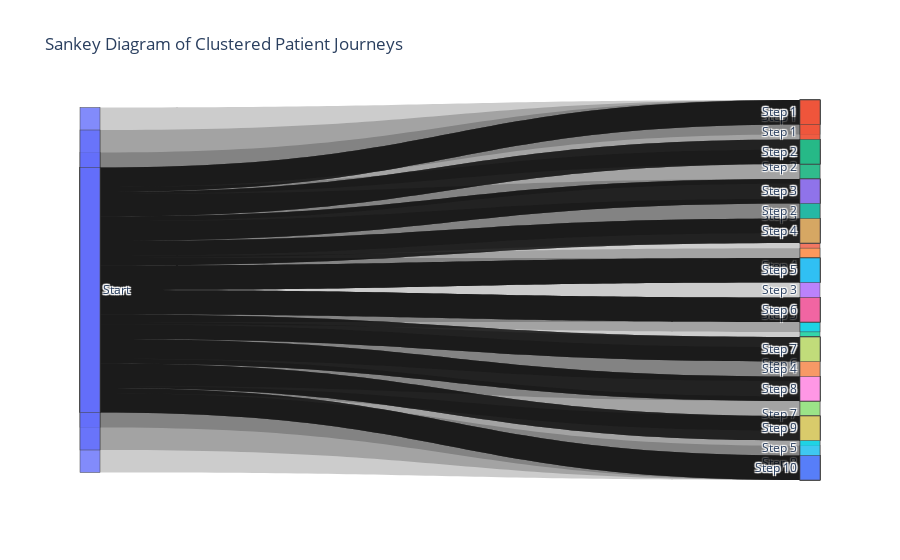

The notebook cell this image was saved under:
### Code cell
import plotly.graph_objects as go
import numpy as np

# Ensure clusters is a NumPy array of integers
clusters = np.array(clusters, dtype=int)

# Verify the number of clusters
num_clusters = len(np.unique(clusters))

trace_sentences = np.array(trace_sentences)
print(trace_sentences)

# Sample patient journey per cluster
sample_traces = {i: trace_sentences[clusters == i][:10] for i in range(num_clusters)}

# Create Sankey diagram
fig = go.Figure()
for i, (cluster, traces) in enumerate(sample_traces.items()):
    fig.add_trace(go.Sankey(
        node=dict(
            pad=15, thickness=20,
            label=['Start'] + [f'Step {j+1}' for j in range(len(traces[0].split()))]
        ),
        link=dict(
            source=[0] * len(traces),
            target=list(range(1, len(traces[0].split()) + 1)),
            value=[1] * len(traces)
        )
    ))

fig.update_layout(title_text="Sankey Diagram of Clustered Patient Journeys")
fig.show()

### Figure 1 — Plotly figure (JSON) as saved in the notebook; plotly's stock layout.template omitted (floating-point values rounded to 4 significant figures; data arrays with more than 128 entries replaced by an {"elided": "..."} marker saying what was removed)
{"data": [{"link": {"source": [0, 0], "target": [1, 2, 3, 4, 5, 6, 7, 8, 9, 10, 11, 12, 13, 14, 15, 16, 17, 18, 19, 20, 21, 22, 23, 24, 25, 26, 27, 28, 29, 30, 31, 32, 33, 34, 35, 36, 37, 38, 39, 40, 41, 42, 43, 44, 45, 46, 47, 48, 49, 50, 51, 52, 53, 54, 55, 56, 57], "value": [1, 1]}, "node": {"label": ["Start", "Step 1", "Step 2", "Step 3", "Step 4", "Step 5", "Step 6", "Step 7", "Step 8", "Step 9", "Step 10", "Step 11", "Step 12", "Step 13", "Step 14", "Step 15", "Step 16", "Step 17", "Step 18", "Step 19", "Step 20", "Step 21", "Step 22", "Step 23", "Step 24", "Step 25", "Step 26", "Step 27", "Step 28", "Step 29", "Step 30", "Step 31", "Step 32", "Step 33", "Step 34", "Step 35", "Step 36", "Step 37", "Step 38", "Step 39", "Step 40", "Step 41", "Step 42", "Step 43", "Step 44", "Step 45", "Step 46", "Step 47", "Step 48", "Step 49", "Step 50", "Step 51", "Step 52", "Step 53", "Step 54", "Step 55", "Step 56", "Step 57"], "pad": 15, "thickness": 20}, "type": "sankey"}, {"link": {"source": [0, 0, 0, 0, 0, 0, 0, 0, 0, 0], "target": [1, 2, 3, 4, 5, 6, 7, 8, 9, 10, 11, 12, 13, 14, 15, 16, 17, 18, 19, 20, 21, 22, 23, 24, 25, 26, 27, 28, 29, 30, 31, 32, 33, 34, 35, 36, 37, 38, 39, 40, 41, 42, 43, 44, 45, 46, 47, 48, 49, 50, 51, 52, 53, 54, 55, 56, 57, 58, 59, 60, 61, 62, 63, 64, 65, 66, 67, 68, 69, 70, 71, 72, 73], "value": [1, 1, 1, 1, 1, 1, 1, 1, 1, 1]}, "node": {"label": ["Start", "Step 1", "Step 2", "Step 3", "Step 4", "Step 5", "Step 6", "Step 7", "Step 8", "Step 9", "Step 10", "Step 11", "Step 12", "Step 13", "Step 14", "Step 15", "Step 16", "Step 17", "Step 18", "Step 19", "Step 20", "Step 21", "Step 22", "Step 23", "Step 24", "Step 25", "Step 26", "Step 27", "Step 28", "Step 29", "Step 30", "Step 31", "Step 32", "Step 33", "Step 34", "Step 35", "Step 36", "Step 37", "Step 38", "Step 39", "Step 40", "Step 41", "Step 42", "Step 43", "Step 44", "Step 45", "Step 46", "Step 47", "Step 48", "Step 49", "Step 50", "Step 51", "Step 52", "Step 53", "Step 54", "Step 55", "Step 56", "Step 57", "Step 58", "Step 59", "Step 60", "Step 61", "Step 62", "Step 63", "Step 64", "Step 65", "Step 66", "Step 67", "Step 68", "Step 69", "Step 70", "Step 71", "Step 72", "Step 73"], "pad": 15, "thickness": 20}, "type": "sankey"}, {"link": {"source": [0, 0, 0, 0, 0, 0, 0, 0, 0, 0], "target": {"elided": "462 int values"}, "value": [1, 1, 1, 1, 1, 1, 1, 1, 1, 1]}, "node": {"label": {"elided": "463 str values"}, "pad": 15, "thickness": 20}, "type": "sankey"}, {"link": {"source": [0, 0, 0, 0, 0, 0, 0, 0, 0, 0], "target": [1, 2, 3, 4, 5, 6, 7, 8, 9, 10, 11, 12, 13, 14, 15, 16, 17, 18, 19, 20, 21, 22, 23, 24, 25, 26, 27, 28, 29, 30, 31, 32, 33, 34, 35, 36, 37, 38, 39, 40, 41, 42, 43, 44, 45, 46, 47, 48, 49, 50, 51, 52, 53, 54, 55, 56, 57, 58, 59, 60, 61, 62, 63, 64, 65, 66, 67, 68, 69, 70, 71, 72, 73, 74, 75, 76, 77, 78, 79, 80, 81, 82], "value": [1, 1, 1, 1, 1, 1, 1, 1, 1, 1]}, "node": {"label": ["Start", "Step 1", "Step 2", "Step 3", "Step 4", "Step 5", "Step 6", "Step 7", "Step 8", "Step 9", "Step 10", "Step 11", "Step 12", "Step 13", "Step 14", "Step 15", "Step 16", "Step 17", "Step 18", "Step 19", "Step 20", "Step 21", "Step 22", "Step 23", "Step 24", "Step 25", "Step 26", "Step 27", "Step 28", "Step 29", "Step 30", "Step 31", "Step 32", "Step 33", "Step 34", "Step 35", "Step 36", "Step 37", "Step 38", "Step 39", "Step 40", "Step 41", "Step 42", "Step 43", "Step 44", "Step 45", "Step 46", "Step 47", "Step 48", "Step 49", "Step 50", "Step 51", "Step 52", "Step 53", "Step 54", "Step 55", "Step 56", "Step 57", "Step 58", "Step 59", "Step 60", "Step 61", "Step 62", "Step 63", "Step 64", "Step 65", "Step 66", "Step 67", "Step 68", "Step 69", "Step 70", "Step 71", "Step 72", "Step 73", "Step 74", "Step 75", "Step 76", "Step 77", "Step 78", "Step 79", "Step 80", "Step 81", "Step 82"], "pad": 15, "thickness": 20}, "type": "sankey"}, {"link": {"source": [0, 0, 0, 0, 0, 0, 0, 0], "target": [1, 2, 3, 4, 5, 6, 7, 8, 9, 10, 11, 12, 13, 14, 15, 16, 17, 18, 19, 20, 21, 22, 23, 24, 25, 26, 27, 28, 29, 30, 31, 32, 33, 34, 35, 36, 37], "value": [1, 1, 1, 1, 1, 1, 1, 1]}, "node": {"label": ["Start", "Step 1", "Step 2", "Step 3", "Step 4", "Step 5", "Step 6", "Step 7", "Step 8", "Step 9", "Step 10", "Step 11", "Step 12", "Step 13", "Step 14", "Step 15", "Step 16", "Step 17", "Step 18", "Step 19", "Step 20", "Step 21", "Step 22", "Step 23", "Step 24", "Step 25", "Step 26", "Step 27", "Step 28", "Step 29", "Step 30", "Step 31", "Step 32", "Step 33", "Step 34", "Step 35", "Step 36", "Step 37"], "pad": 15, "thickness": 20}, "type": "sankey"}, {"link": {"source": [0, 0, 0, 0, 0, 0, 0, 0, 0, 0], "target": {"elided": "154 int values"}, "value": [1, 1, 1, 1, 1, 1, 1, 1, 1, 1]}, "node": {"label": {"elided": "155 str values"}, "pad": 15, "thickness": 20}, "type": "sankey"}, {"link": {"source": [0, 0, 0, 0, 0, 0, 0, 0, 0, 0], "target": {"elided": "623 int values"}, "value": [1, 1, 1, 1, 1, 1, 1, 1, 1, 1]}, "node": {"label": {"elided": "624 str values"}, "pad": 15, "thickness": 20}, "type": "sankey"}, {"link": {"source": [0, 0, 0, 0, 0, 0, 0, 0, 0, 0], "target": [1, 2, 3, 4, 5, 6, 7, 8, 9, 10, 11, 12, 13, 14, 15, 16, 17, 18, 19, 20, 21, 22, 23, 24, 25, 26, 27, 28, 29, 30, 31, 32, 33, 34], "value": [1, 1, 1, 1, 1, 1, 1, 1, 1, 1]}, "node": {"label": ["Start", "Step 1", "Step 2", "Step 3", "Step 4", "Step 5", "Step 6", "Step 7", "Step 8", "Step 9", "Step 10", "Step 11", "Step 12", "Step 13", "Step 14", "Step 15", "Step 16", "Step 17", "Step 18", "Step 19", "Step 20", "Step 21", "Step 22", "Step 23", "Step 24", "Step 25", "Step 26", "Step 27", "Step 28", "Step 29", "Step 30", "Step 31", "Step 32", "Step 33", "Step 34"], "pad": 15, "thickness": 20}, "type": "sankey"}, {"link": {"source": [0, 0, 0, 0, 0], "target": [1, 2, 3, 4, 5, 6, 7, 8, 9, 10, 11, 12, 13, 14, 15, 16, 17, 18, 19, 20, 21, 22, 23, 24, 25, 26], "value": [1, 1, 1, 1, 1]}, "node": {"label": ["Start", "Step 1", "Step 2", "Step 3", "Step 4", "Step 5", "Step 6", "Step 7", "Step 8", "Step 9", "Step 10", "Step 11", "Step 12", "Step 13", "Step 14", "Step 15", "Step 16", "Step 17", "Step 18", "Step 19", "Step 20", "Step 21", "Step 22", "Step 23", "Step 24", "Step 25", "Step 26"], "pad": 15, "thickness": 20}, "type": "sankey"}, {"link": {"source": [0, 0, 0, 0, 0, 0, 0, 0, 0, 0], "target": {"elided": "512 int values"}, "value": [1, 1, 1, 1, 1, 1, 1, 1, 1, 1]}, "node": {"label": {"elided": "513 str values"}, "pad": 15, "thickness": 20}, "type": "sankey"}], "layout": {"title": {"text": "Sankey Diagram of Clustered Patient Journeys"}}}
